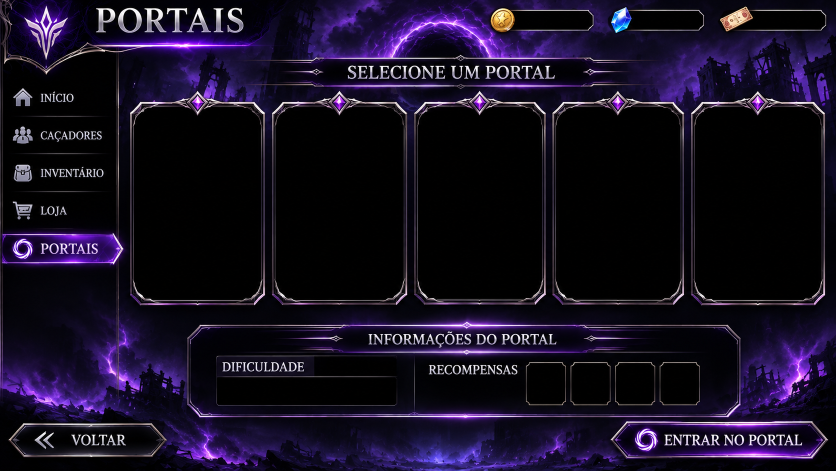
#> input picture ferramentas/portais/recebido/tela.png, 1671 x 941 px (shown at 1/2 size)
$ python cortar.py
#> lines starting #> are read from the running program, lines starting #| are printed output that depends on the picture; after the words box and inside, x2 and y2 are one past the last pixel; in counts of white or black regions, pixels touching at a corner belong together
# Portais (v460): tela, 6 cartas (E D C B A S) e 5 cenários do dono → webp em www/a (nome = hash) → portais.json
import json,hashlib,os,numpy as np
from PIL import Image
from scipy import ndimage
D=os.path.dirname(os.path.abspath(__file__));R=os.path.join(D,'../..');RC=os.path.join(D,'recebido')
def save(im,q=82,mode='RGB'):
  im=im.convert(mode);t='/tmp/_p.webp';im.save(t,'WEBP',quality=q,method=6);h=hashlib.sha256(open(t,'rb').read()).hexdigest()[:14];os.replace(t,os.path.join(R,'www/a',h+'.webp'));return 'a/'+h+'.webp'
out={'tela':save(Image.open(os.path.join(RC,'tela.png')),84)}
#> in save, im is the input picture: PIL image 1671x941 RGB; mean R, G, B 22.4, 15.4, 35.1
C=Image.open(os.path.join(RC,'cartas.png'));a=np.asarray(C.convert('RGB')).astype(int);m=a.max(2)>35;m=ndimage.binary_closing(m,iterations=3);lb,k=ndimage.label(m);F=ndimage.find_objects(lb)
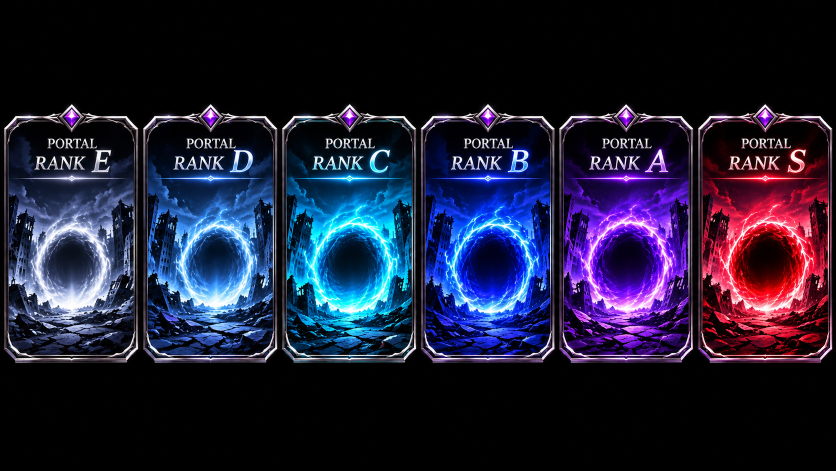
#> input picture ferramentas/portais/recebido/cartas.png, 1672 x 941 px (shown at 1/2 size)
#> further down, C is the input picture: PIL image 1672x941 RGB; mean R, G, B 30.6, 29.8, 52.9
#> after `m = a.max(2) > 35`:
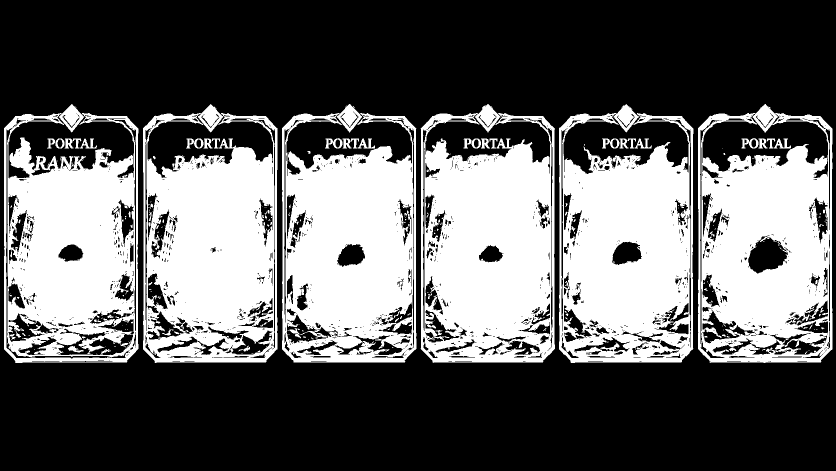
#> m: shape (941, 1672) bool (shown at 1/2 size); 37.8% white; 287 white regions (217 under 20 px), largest, box (x1, y1, x2, y2) and area: (841, 208, 1110, 726) 103928, (1118, 208, 1387, 726) 99168, (564, 208, 833, 725) 98972
#> after `m = ndimage.binary_closing(m, iterations=3)`: m: shape (941, 1672) bool; 41.2% white; 24 white regions (16 under 20 px), largest, box (x1, y1, x2, y2) and area: (841, 208, 1110, 726) 113303, (286, 208, 555, 726) 108970, (564, 208, 833, 725) 108618
#> after `lb, k = ndimage.label(m)`:
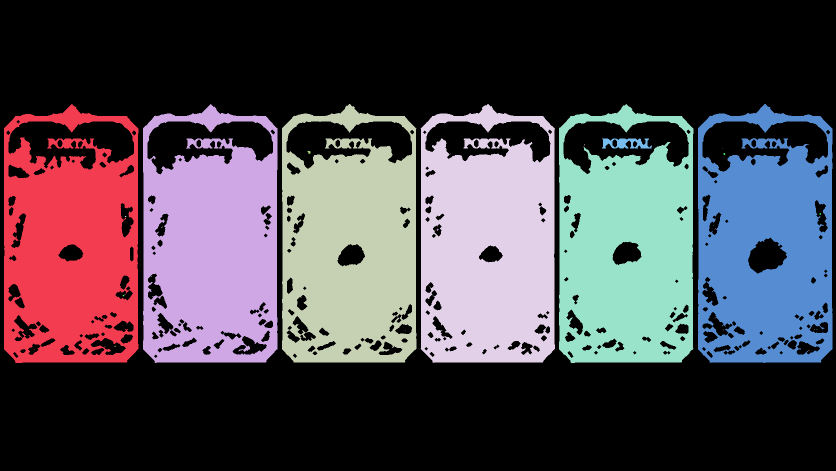
#> lb: shape (941, 1672) int32 (shown at 1/2 size); 64 distinct labels, from 0 to 63; one colour per label, 0 black
#> after `lb, k = ndimage.label(m)`: k = 63
#> after `F = ndimage.find_objects(lb)`: F = 63 items
B=sorted([(int((lb==i+1).sum()),F[i]) for i in range(k)],reverse=True)[:6];B=sorted([(s[1].start,s[0].start,s[1].stop,s[0].stop) for _,s in B])
#> after `B = sorted([(int((lb == i + 1).sum()), F[i]) for i in range(k)], rever`: B = 6 items
#> after `B = sorted([(s[1].start, s[0].start, s[1].stop, s[0].stop) for _, s in`: B = [(8, 208, 277, 726), (286, 208, 555, 726), (564, 208, 833, 725), (841, 208, 1110, 726), (1118, 208, 1387, 726), (1396, 208, 1665, 726)]
out['cartas']=[save(C.crop(b).resize((300,round((b[3]-b[1])*300/(b[2]-b[0]))),Image.LANCZOS),86) for b in B];out['_box']=B
#> in save (call 6), `im = im.convert(mode)`:
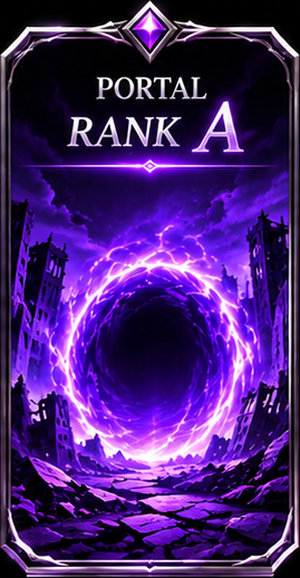
#> im: PIL image 300x578 RGB; mean R, G, B 72.1, 33.9, 116.2
#> in save (call 7), `im = im.convert(mode)`:
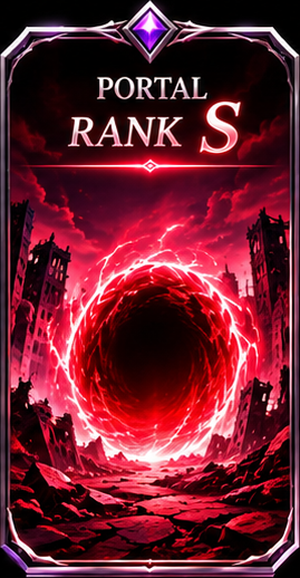
#> im: PIL image 300x578 RGB; mean R, G, B 108.9, 31.8, 46.8
out['mapas']=[save(Image.open(os.path.join(RC,'mapa%d.png'%i)),80) for i in range(1,6)]
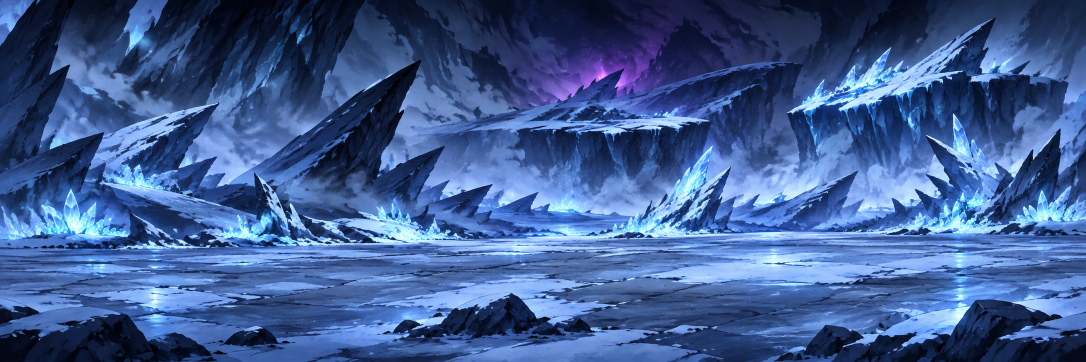
#> input picture ferramentas/portais/recebido/mapa1.png, 2172 x 724 px (shown at 1/2 size)
#> in save, im is the input picture: PIL image 2172x724 RGB; mean R, G, B 63.6, 92.8, 147.2
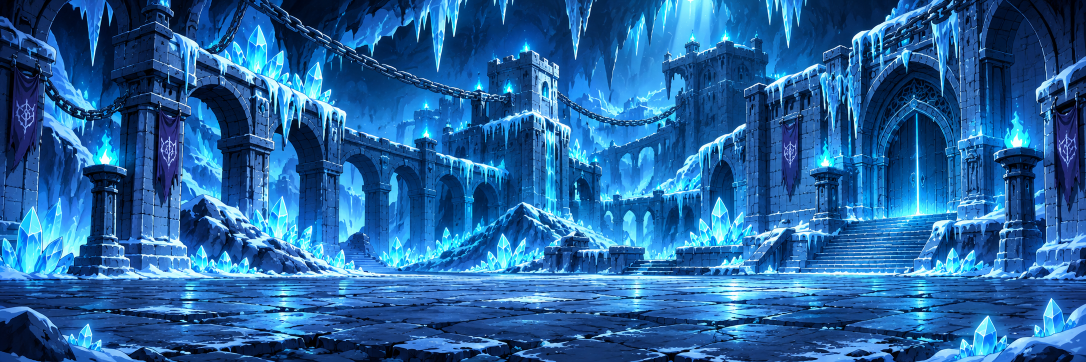
#> input picture ferramentas/portais/recebido/mapa2.png, 2172 x 724 px (shown at 1/2 size)
#> in save, im is the input picture: PIL image 2172x724 RGB; mean R, G, B 37.3, 100, 159.7
#> (the run stopped early here; a loop or call above may not have finished)
